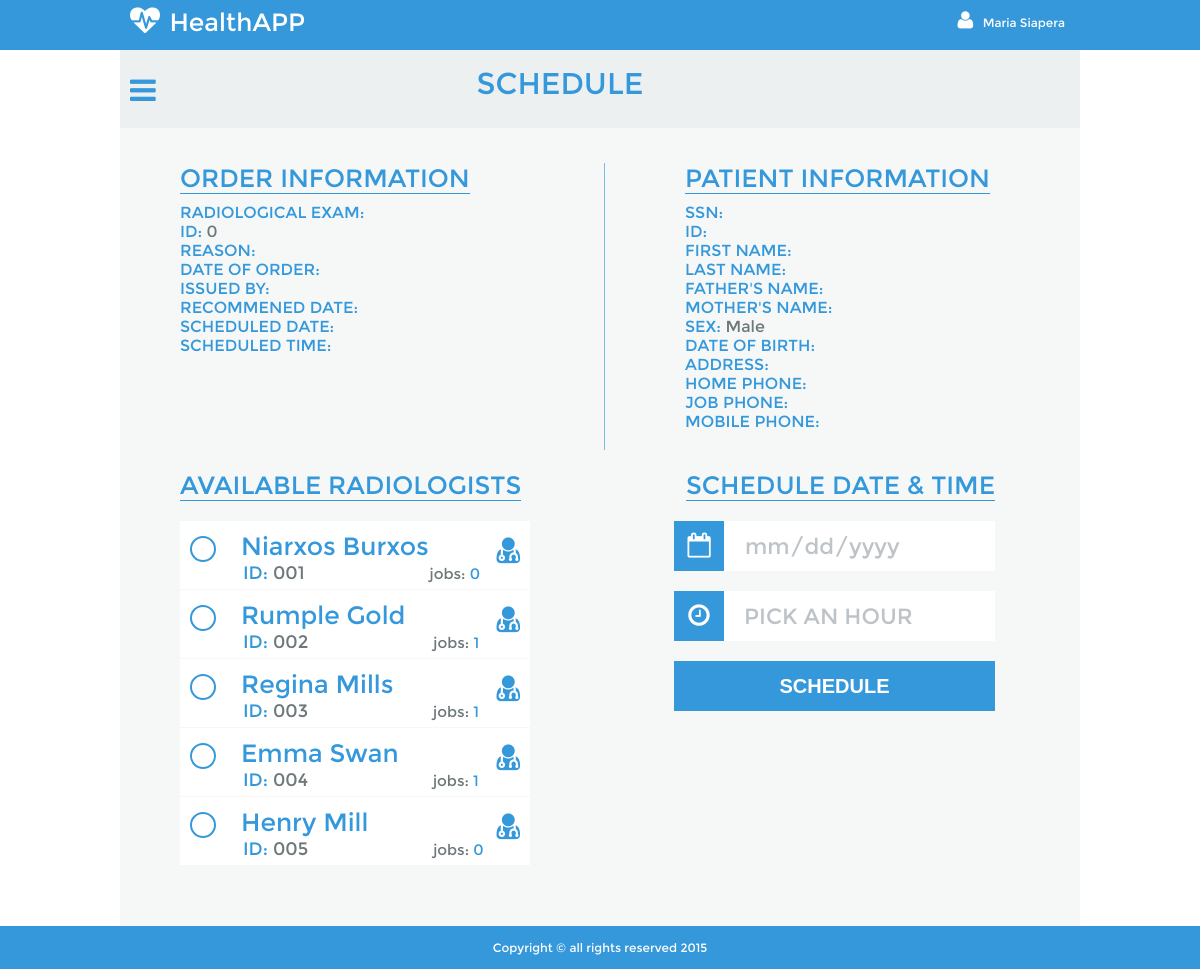
Page /schedule.php (signed in) on the committed database.
### tables this page shows
CREATE TABLE IF NOT EXISTS `radiologist` (
  `radiologistID` int(11) NOT NULL,
  `rName` varchar(1024) DEFAULT NULL,
  `rSurname` varchar(1024) DEFAULT NULL
);

### session.php (called while the page is built, shortened)
<?php
$connection = mysqli_connect("localhost", "root", "", "ehealthproject");
$user_check=$_SESSION['login_user'];
$ses_sql=mysqli_query($connection, "SELECT userName, actualName FROM login WHERE userName='$user_check'");
$row = mysqli_fetch_assoc($ses_sql);
$actual_name=$row['actualName'];
?>

### schedule.php (the view, shortened to what this page needs)
<?php
include('session.php');
?>
<!DOCTYPE html>
<html lang="en">
<head>
	<link rel="stylesheet" href="css/mainStyle.css">
	<link rel="stylesheet" href="css/font-awesome.min.css">
	<link rel="stylesheet" href="css/BeatPicker.css">
	<link rel="stylesheet" href="css/jquery.timepicker.css">
</head>
<body>
	<header>
		<div id="logo">
			<span id="heart" class="fa fa-heartbeat"></span>
			<p id="log">HealthAPP</p>
			<div id="account">
				<span id="user" class="fa fa-user"></span>
				<p id="acc"><?php echo $actual_name; ?></p>
			</div>
		</div>
	</header>
	<div id="content">
		<div id="subheaderSch">
			<div id="sub-icons">
				<div id="menuBox"><span id="menu-icon" class="fa fa-bars"></span></div>
			</div>
			<p>SCHEDULE</p>
		</div>
		<div id="comm_infoSch">
			<p id="comm_titleSch">ORDER INFORMATION</p>
			<div id="informationSch">
	<?php
		$q = intval($_GET['q']);
		$con = mysqli_connect('localhost','root','','ehealthproject');
		$sql="SELECT * FROM command WHERE commandID='".$q."'";
		$result = mysqli_query($con,$sql);
		$row = mysqli_fetch_array($result);
		if($row['Current_State']=="pending"){
			if($row['Emergency_State']=="no"){
				echo	("<p class=\"norm_color\">RADIOLOGICAL EXAM: <span class=\"inf\">".$row['Type']."</span></p>");
				echo 	("<p class=\"norm_color\">ID: <span class=\"inf\">$q</span></p>");
				echo 	("<p class=\"norm_color\">REASON: <span class=\"inf\">".$row['Reason']."</span></p>");
				echo 	("<p class=\"norm_color\">DATE OF ORDER: <span class=\"inf\">".$row['Issued']."</span></p>");
				echo 	("<p class=\"norm_color\">ISSUED BY: <span class=\"inf\">".$row['Issued_by']."</span></p>");
				echo 	("<p class=\"norm_color\">RECOMMENED DATE: <span class=\"inf\">".$row['Recommended']."</span></p>");
				echo 	("<p class=\"norm_color\">EMERGENCY: <span class=\"inf\">Low priority</span></p>");
				echo	("<p class=\"norm_color\">SCHEDULED DATE: <span class=\"inf\">PENDING</span></p>");
			}
			else {
				echo	("<p class=\"norm_color\">RADIOLOGICAL EXAM: <span class=\"inf\">".$row['Type']."</span></p>");
				echo 	("<p class=\"norm_color\">ID: <span class=\"inf\">$q</span></p>");
				echo 	("<p class=\"norm_color\">REASON: <span class=\"inf\">".$row['Reason']."</span></p>");
				echo 	("<p class=\"norm_color\">DATE OF ORDER: <span class=\"inf\">".$row['Issued']."</span></p>");
				echo 	("<p class=\"norm_color\">ISSUED BY: <span class=\"inf\">".$row['Issued_by']."</span></p>");
				echo 	("<p class=\"norm_color\">RECOMMENED DATE: <span class=\"inf\">".$row['Recommended']."</span></p>");
				echo 	("<p class=\"norm_color\">EMERGENCY: <span class=\"inf\">High priority</span></p>");
				echo	("<p class=\"norm_color\">SCHEDULED DATE: <span class=\"inf\">PENDING</span></p>");
			}
		}
		else{
		echo	("<p class=\"norm_color\">RADIOLOGICAL EXAM: <span class=\"inf\">".$row['Type']."</span></p>");
		echo 	("<p class=\"norm_color\">ID: <span class=\"inf\">$q</span></p>");
		echo 	("<p class=\"norm_color\">REASON: <span class=\"inf\">".$row['Reason']."</span></p>");
		echo 	("<p class=\"norm_color\">DATE OF ORDER: <span class=\"inf\">".$row['Issued']."</span></p>");
		echo 	("<p class=\"norm_color\">ISSUED BY: <span class=\"inf\">".$row['Issued_by']."</span></p>");
		echo 	("<p class=\"norm_color\">RECOMMENED DATE: <span class=\"inf\">".$row['Recommended']."</span></p>");
		echo	("<p class=\"norm_color\">SCHEDULED DATE: <span class=\"inf\">".$row['Execute_by']."</span></p>");
		echo	("<p class=\"norm_color\">SCHEDULED TIME: <span class=\"inf\">".$row['Execute_Time']."</span></p>");
		}
	?>
			</div>
		</div>
		<div id="comm_infoPat">
			<p id="comm_titlePat">PATIENT INFORMATION</p>
			<div id="informationPat">
	<?php
		$q = intval($_GET['q']);
		$con = mysqli_connect('localhost','root','','ehealthproject');
		$sql="select patient.* from patient,command where command.commandID='".$q."' AND patient.patientID=command.patientID";
		$result = mysqli_query($con,$sql);
		$row = mysqli_fetch_array($result);
			echo	("<p class=\"norm_color\">SSN: <span class=\"inf\">".$row['SSN']."</span></p>");
			echo	("<p class=\"norm_color\">ID: <span class=\"inf\">".$row['patientID']."</span></p>");
			echo	("<p class=\"norm_color\">FIRST NAME: <span class=\"inf\">".$row['pName']."</span></p>");
			echo	("<p class=\"norm_color\">LAST NAME: <span class=\"inf\">".$row['pSurname']."</span></p>");
			echo	("<p class=\"norm_color\">FATHER'S NAME: <span class=\"inf\">".$row['Father_name']."</span></p>");
			echo	("<p class=\"norm_color\">MOTHER'S NAME: <span class=\"inf\">".$row['Mother_name']."</span></p>");
			if($row['Sex']==0) {
				echo	("<p class=\"norm_color\">SEX: <span class=\"inf\">Male</span></p>");
			}
			else {
				echo	("<p class=\"norm_color\">SEX: <span class=\"inf\">Female</span></p>");
			}
			echo	("<p class=\"norm_color\">DATE OF BIRTH: <span class=\"inf\">".$row['Date_of_birth']."</span></p>");
			echo	("<p class=\"norm_color\">ADDRESS: <span class=\"inf\">".$row['Address']."</span></p>");
			echo	("<p class=\"norm_color\">HOME PHONE: <span class=\"inf\">".$row['Home_phone']."</span></p>");
			echo	("<p class=\"norm_color\">JOB PHONE: <span class=\"inf\">".$row['Work_phone']."</span></p>");
			echo	("<p class=\"norm_color\">MOBILE PHONE: <span class=\"inf\">".$row['Cell_phone']."</span></p>");
		?>
				<br>
			</div>
		</div>
		<form method="POST" action="">
		<div id="av_radiologists">
			<p id="radio_title">AVAILABLE RADIOLOGISTS</p>
			<div id="radiolist">
			<?php
				$con = mysqli_connect('localhost','root','','ehealthproject');
				$sql="select * from radiologist";
				$result = mysqli_query($con,$sql);
				while($row = mysqli_fetch_array($result)) {
					echo("<div class=\"radiologist\">");
					echo("<p id=\"nameRd\"><span class=\"norm_color\">".$row['rName']." ".$row['rSurname']."</span></p>");
					echo("<p id=\"IDRd\"><span class=\"norm_color\">ID:</span> 00".$row['radiologistID']."</p>");
					$res = mysqli_query($con, "select COUNT(*) from command where radiologistID=".$row['radiologistID']."");
					$rw = mysqli_fetch_array($res);
					echo("<p id=\"jobs\">jobs: <span class=\"norm_color\">".$rw[0]."</span></p>");
					echo("<span id=\"rd_icon\" class=\"fa fa-user-md\"></span>");
					echo("</div>");
				}
			?>
			</div>
		</div>
		<div id="schedule">
			<p id="sch_title">SCHEDULE DATE &amp; TIME</p>
			<div id="inputSch">
					<div id="iconBoxS">
						<span id="calIcon" class="fa fa-calendar-o"></span>
					</div>
						<input  name="date" type="date" data-beatpicker="true" data-beatpicker-module="clear,icon,footer" placeholder="PICK A DATE">
					<div id="iconBoxS">
						<span id="clockIcon" class="fa fa-clock-o"></span>
					</div>
					<input name="time" type="text" id="clock" placeholder="PICK AN HOUR">
					<button id="sch_btn" type="submit" name="submit">SCHEDULE</button>
			</div>
		</div>
</form>
	</div>
	<footer>
		<p>Copyright &copy; all rights reserved 2015</p>
	</footer>
</body>
</html>

### css/mainStyle.css (style rules this page uses)
* { margin: 0; padding: 0; box-sizing:border-box; outline:none; }
body { font-family: "Montserrat"; }
header { display: block; width: 100%; height: 50px; background-color: #3498db; margin:0 auto; }
div#logo { display:block; width: 960px; margin:0 auto; }
#log { display: inline-block; font-size: 25px; color: #fff; margin-top: 6px; text-align: left; }
div#logo span#heart { display: inline-block; font-size: 30px; color: #fff; padding-left: 10px; padding-right: 5px; margin-top: 5px; }
div#logo span#user { font-size: 20px; color: #fff; padding-right: 5px; }
div#account { display:block; float:right; margin-top: 10px; margin-right: 15px; }
p#acc { display: inline-block; font-size: 12px; color: #fff; }
#menuBox { display: inline-block; width: 45px; padding:10px; }
#menu-icon { display: inline-block; color:#3498db; font-size: 30px; cursor: pointer; }
#sub-icons { display:block; float: left; }
span.norm_color { color:#3498db; }
.norm_color { color:#3498db; }
.inf { color:#6c7879; }
#content { width: 960px; margin: 0 auto; background-color: #f6f8f8; }
footer { position:relative; bottom:0; width: 100%; height: 43px; margin: 0 auto; text-align: center; background-color: #3498db; }
footer p { font-size: 12px; color:#fff; line-height: 43px; }
#subheaderSch { padding-top: 15px; padding-bottom: 13px; text-align: center; background-color: #ecf0f1 !important; }
#subheaderSch p { display: inline-block; color:#3498db; font-size: 30px; padding-right: 125px; }
#comm_infoSch { float:left; margin-top: 40px; margin-left: 25px; padding-left: 35px; margin-top: 35px; padding-right: 30px; }
#comm_titleSch { float:left; font-size: 25px; color: #3498db; border-bottom: 1px solid #3498db; }
#informationSch { padding-top: 20px; margin-top: 20px; }
#comm_infoPat { float:right; margin-top: 40px; margin-left: 25px; padding-left: 80px; margin-top: 35px; padding-right: 90px; border-left: 1px solid #7cbde8; }
#comm_titlePat { float:right; font-size: 25px; color: #3498db; border-bottom: 1px solid #3498db; }
#informationPat { padding-top: 20px; margin-top: 20px; }
#av_radiologists { float:left; margin-top: 20px; margin-left: 25px; padding-left: 35px; padding-right: 30px; }
#radio_title { float:left; font-size: 25px; color: #3498db; border-bottom: 1px solid #3498db; margin-bottom: 20px; }
.radiologist { float:left; width: 350px; background-color: #fff; margin-bottom: 1px; }
#nameRd { float: left; padding-left: 25px; padding-top: 10px; font-size: 25px; }
.radiologist span { color:#3498db; }
.radiologist p { color:#6c7879; }
#IDRd { display: inline-block; font-size: 18px; padding-left: 63px; }
#jobs { display: inline-block; font-size: 15px; padding-left: 125px; }
#IDRd, #jobs { padding-top: -5px; padding-bottom: 5px; }
#rd_icon { float:right; font-size: 30px; }
span#rd_icon { display: block; margin-top: -27px; margin-right: 10px; }
#radiolist { margin-bottom: 60px; }
#schedule { float:right; text-align: center; margin-top: 20px; margin-right: 25px; padding-right: 60px; }
#sch_title { float:right; font-size: 25px; color: #3498db; border-bottom: 1px solid #3498db; margin-bottom: 20px; }
#inputSch input { border: none; width: 271px; height: 50px; background-color: #fff; }
#iconBoxS { float: left; width: 50px; height: 50px; background-color: #3498db; margin-left: 55px; text-align: center; margin-bottom: 20px; }
#calIcon { font-size: 25px; color: #fff; line-height: 50px; }
#clockIcon { font-size: 25px; color: #fff; line-height: 50px; }
#inputSch input[placeholder] { font-size: 22px; color: #bdc3c7 !important; font-family: "Montserrat"; padding-left: 20px; }
#sch_btn { width: 321px; height: 50px; background-color: #3498db; font-size: 20px; font-weight: bold; color: #fff; margin-left: 55px; border:none; transition: all 0.3s ease 0s; }

### css/BeatPicker.css (style rules this page uses)
.beatpicker-inputnode { background-position: right center; background-repeat: no-repeat; cursor: pointer; }

### rows in the picture
radiologist: rName "Niarxos", rSurname "Burxos", radiologistID "1", rw "0"
radiologist: rName "Rumple", rSurname "Gold", radiologistID "2", rw "1"
radiologist: rName "Regina", rSurname "Mills", radiologistID "3", rw "1"
radiologist: rName "Emma", rSurname "Swan", radiologistID "4", rw "1"
radiologist: rName "Henry", rSurname "Mill", radiologistID "5", rw "0"

### other values in the picture
$actual_name "Maria Siapera"
$q "0"
